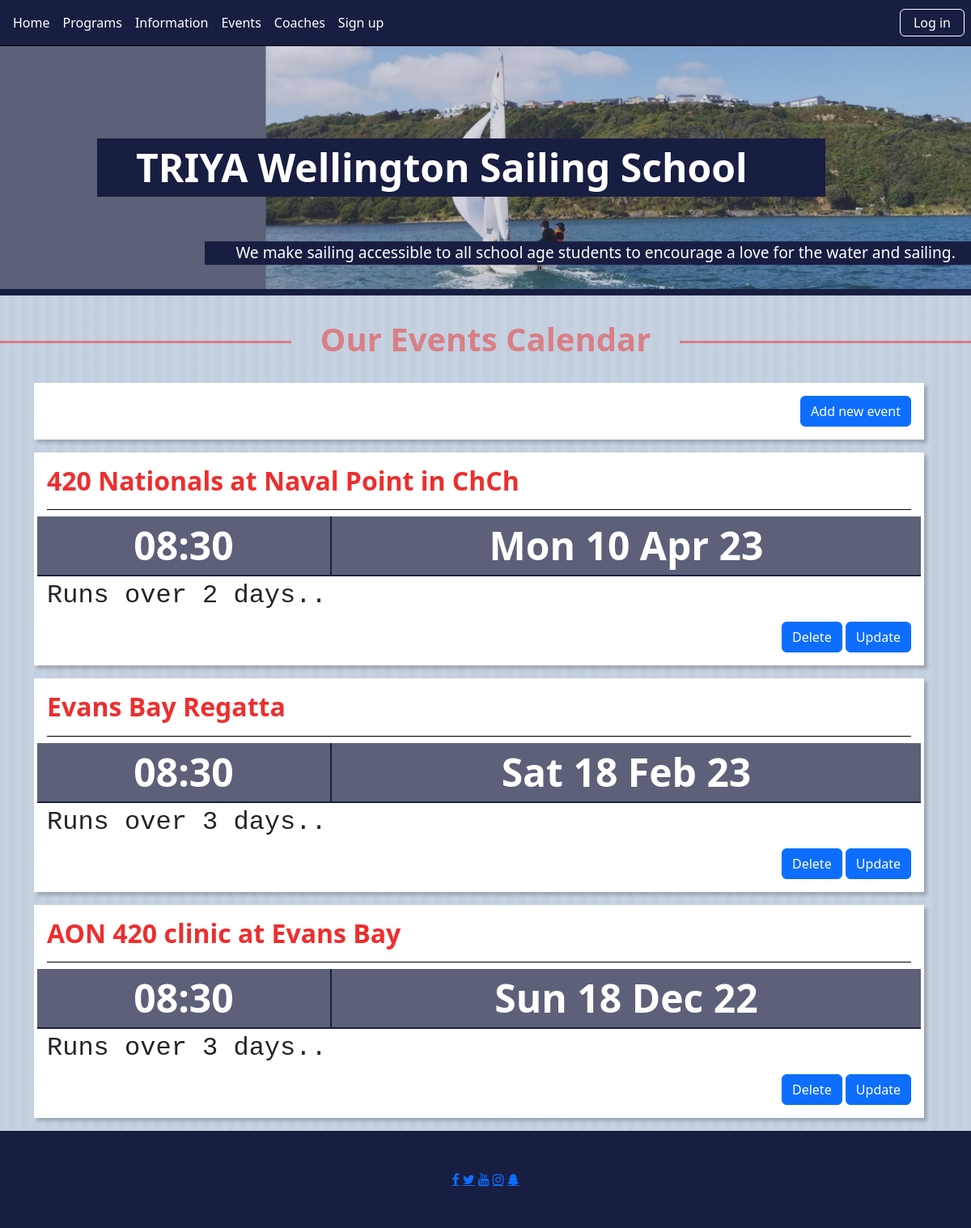
/event, run on the app's committed database.
### tables this page shows
CREATE TABLE event(
    event_id integer primary key autoincrement not null,
    title text not null unique,
    content text not null,
    event_date date
);

### server.py (the view)
@app.route("/event")
def event():
    sql = "select event_id, title, content, event_date from event order by event_date desc"
    result = run_search_query_tuples(sql, (), db_path)
    return render_template("events.html", events=result)

### db_functions.py (called while the page is built)
def run_search_query_tuples(sql_query,values_tuple, file_path,  rowfactory=True):
    result = None
    try:
        db = sqlite3.connect(file_path)
        if rowfactory:
            db.row_factory = sqlite3.Row
        cursor = db.cursor()
        print("connection successful")
        cursor.execute(sql_query,values_tuple)
        result = cursor.fetchall()
        print("Search Query executed")
        cursor.close()
    except sqlite3.Error as error:
        print("Error running search query tuples: {}".format(error))
    finally:
        if db:
            db.close()
            print("sqlite connection is closed")
        if result:
            return result

### server.py (called while the page is built)
@app.template_filter()
def event_date(sqlite_dt):
    x = datetime.strptime(sqlite_dt, '%Y-%m-%d %H:%M:%S')
    return x.strftime("%a %d %b %y")

@app.template_filter()
def event_time(sqlite_dt):
    x = datetime.strptime(sqlite_dt, '%Y-%m-%d %H:%M:%S')
    return x.strftime("%H:%M")

### templates/events.html (shortened to what this page needs)
{% extends "main_template.html" %}
{% block content %}
<h1>Our Events Calendar</h1>
    <div class="container-lg">
        <div class="event button-placement">  <a class="btn btn-primary" href="{{ url_for('event_cud', event_id = 0 )}}">Add new event</a> </div>
        {%  if events %}
        {% for row in events %}
         <div class="event">
            <div class="row">
               <div class="col-12"><h2> {{ row['title'] }} </h2> </div>
            </div>
            <div class="row">
                <div class="col-4"> {{ row['event_date'] | event_time}} </div>
                <div class="col-8"> {{ row['event_date'] | event_date }}</div>
            </div>
            <div class="row">
                <div class="col-12"> {{ row['content'] }}.</div>
            </div>
            <div class="button-placement">
                <a class="btn btn-primary" href="{{ url_for('delete', id = row['event_id'], table="event", title=row['title']  )}}">Delete</a>
                <a class="btn btn-primary" href="{{ url_for('event_cud', event_id = row['event_id'] )}}">Update</a>
            </div>
        </div>
        {% endfor %}
    {% endif %}
    </div>
{% endblock %}

### static/styles/main-styles.css (style rules this page uses)
:root { --main-bg-color: rgb(193, 206, 218); --main-bg-color-grad: rgb(200, 210, 228); --titles: rgb(237,46,46); --titles-trans: rgba(237,46,46,0.5); --deepblue: rgb(24, 30, 65); --deepblue-trans: rgba(24, 30, 65, 0.7); }
body { background-color: var(--main-bg-color); font-size: 100%; background: repeating-linear-gradient(90deg, var(--main-bg-color) 0, var(--main-bg-color-grad) 8px, var(--main-bg-color) 15px); }
h1 { border: 0px solid red; padding:0; overflow: hidden; color: var(--titles-trans); font-weight: bold; display: table; white-space: nowrap; margin: 0.75em 0; }
h1:before, h1:after { border-top: 3px solid var(--titles-trans); content: ''; display: table-cell; position: relative; top: 0.65em; width: 50%; }
h1:before { right: 3%; }
h1:after { left: 3%; }
h2, h3, h4 { font-weight: bolder; color: var(--titles); border-bottom: 1px solid black; padding-bottom: 0.5em }
.news, .about, .coaches, .program, .sign-up, .information, .event { border: 0px solid red; margin: 0em 1em 1em 0; box-shadow: 4px 4px 4px 0 rgba(0, 0, 0, 0.2); background-color: white; padding:1em; }
.event .row:nth-child(2) div { text-align: center; font-size: 3em; font-weight: bolder; color: white; border-bottom: 2px solid var(--deepblue); background-color: var(--deepblue-trans); }
.event .row:nth-child(2) div:first-child { border-right: 2px solid var(--deepblue); }
.event .row:nth-child(3) div { font-size: 2em; font-family: monospace, sans-serif; text-align: left; }
.button-placement { text-align: right; margin-top: 0.5em; }

### data on the page
event: title "420 Nationals at Naval Point in ChCh", event_date|event_time "08:30", event_date|event_date "Mon 10 Apr 23", content "Runs over 2 days."
event: title "Evans Bay Regatta", event_date|event_time "08:30", event_date|event_date "Sat 18 Feb 23", content "Runs over 3 days."
event: title "AON 420 clinic at Evans Bay", event_date|event_time "08:30", event_date|event_date "Sun 18 Dec 22", content "Runs over 3 days."
